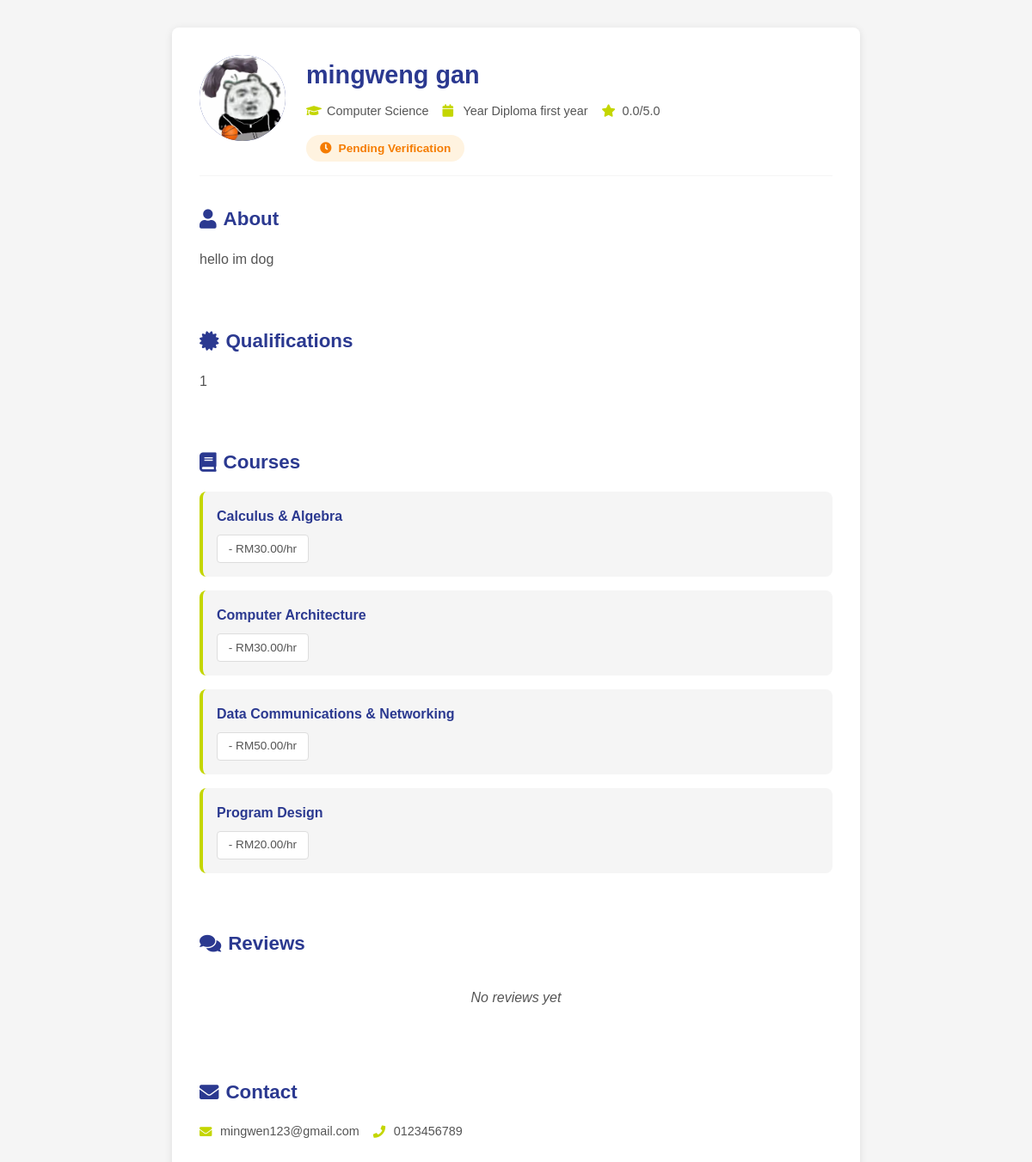
The page /get_tutor_details.php?id=16 (signed in) on the database as committed earlier.
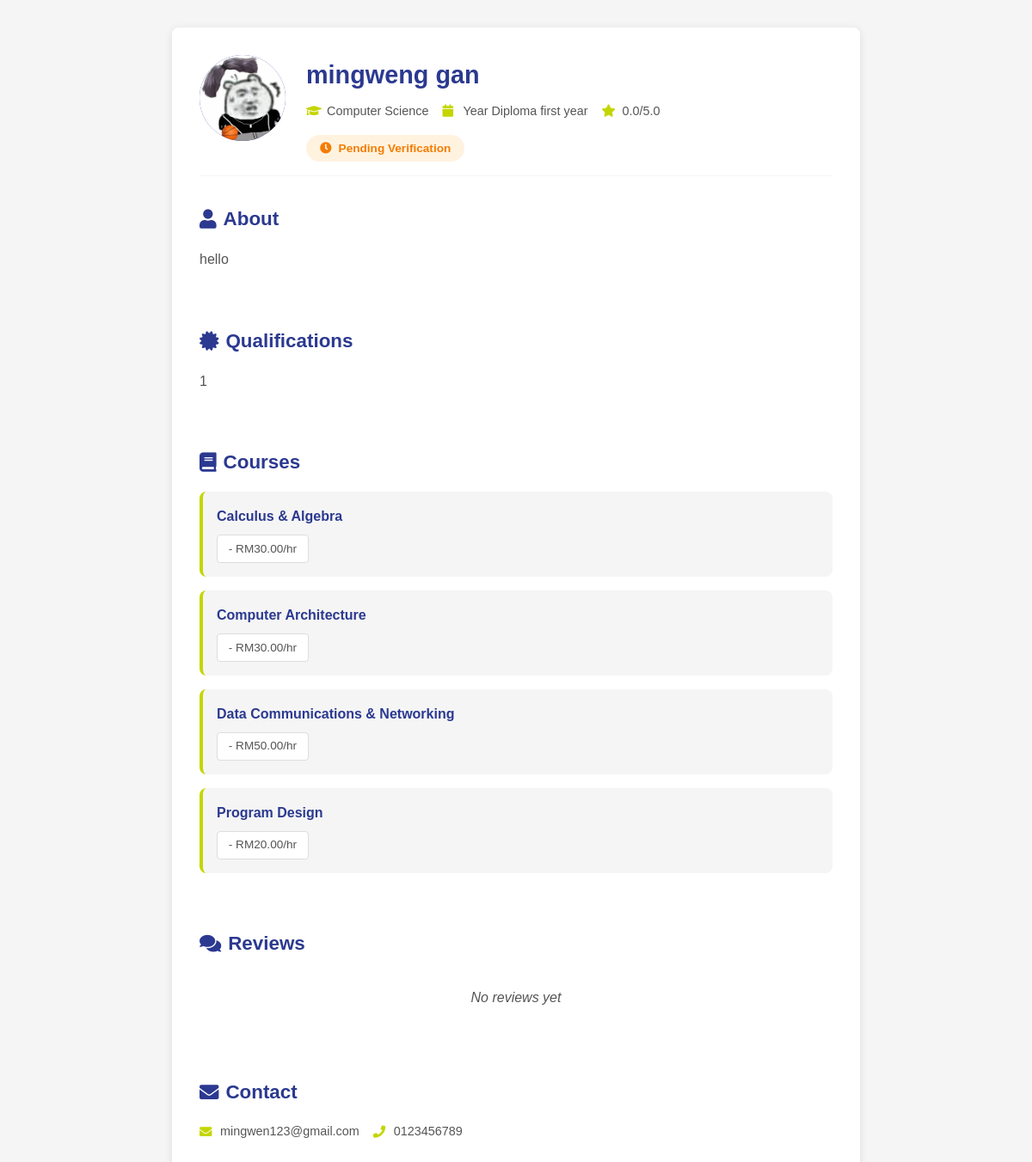
The same page on the database as committed later.
### tables this page shows
CREATE TABLE `tutorprofile` (
  `user_id` int(11) NOT NULL,
  `major` varchar(100) DEFAULT NULL,
  `year` varchar(50) DEFAULT NULL,
  `bio` text DEFAULT NULL,
  `qualifications` text DEFAULT NULL,
  `is_verified` tinyint(1) DEFAULT 0,
  `rating` decimal(3,2) DEFAULT 0.00,
  `total_sessions` int(11) DEFAULT 0
);

CREATE TABLE `user` (
  `user_id` int(11) NOT NULL,
  `username` varchar(50) NOT NULL,
  `password` varchar(255) DEFAULT NULL,
  `email` varchar(100) NOT NULL,
  `role` enum('student','tutor','admin') NOT NULL,
  `first_name` varchar(50) NOT NULL,
  `last_name` varchar(50) NOT NULL,
  `phone` varchar(20) DEFAULT NULL,
  `profile_image` varchar(255) DEFAULT NULL,
  `is_active` tinyint(1) DEFAULT 1,
  `created_at` timestamp NOT NULL DEFAULT current_timestamp(),
  `last_login` datetime DEFAULT NULL
);

### get_tutor_details.php (the view, shortened to what the changed rows need)
<?php
require_once 'db_connection.php';
$tutor_id = isset($_GET['id']) ? (int)$_GET['id'] : 0;
try {
    $stmt = $conn->prepare("
        SELECT u.user_id, u.first_name, u.last_name, u.email, u.phone, u.profile_image,
               tp.major, tp.year, tp.bio, tp.qualifications, tp.is_verified, tp.rating, tp.total_sessions
        FROM user u
        LEFT JOIN tutorprofile tp ON u.user_id = tp.user_id
        WHERE u.user_id = ? AND u.role = 'tutor'
    ");
    $stmt->bind_param("i", $tutor_id);
    $stmt->execute();
    $result = $stmt->get_result();
    $tutor = $result->fetch_assoc();
} catch (Exception $e) {
    error_log("Error in get_tutor_details.php: " . $e->getMessage());
    echo '<!DOCTYPE html><html><body><div class="error-message">Error loading tutor details: ' . htmlspecialchars($e->getMessage()) . '</div></body></html>';
    exit();
}
?>
<!DOCTYPE html>
<html lang="en">
<head>
    <link rel="stylesheet" href="https://cdnjs.cloudflare.com/ajax/libs/font-awesome/5.15.4/css/all.min.css">
</head>
<body>
    <div class="container">
        <div class="tutor-profile">
            <div class="tutor-header">
                <div class="tutor-avatar-large">
                    <?php if ($tutor['profile_image']): ?>
                        <img src="<?php echo htmlspecialchars($tutor['profile_image']); ?>"
                             alt="<?php echo htmlspecialchars($tutor['first_name']); ?>">
                    <?php else: ?>
                        <?php echo strtoupper(substr($tutor['first_name'], 0, 1)); ?>
                    <?php endif; ?>
                </div>
                <div class="tutor-info">
                    <h2><?php echo htmlspecialchars($tutor['first_name'] . ' ' . $tutor['last_name']); ?></h2>
                    <div class="tutor-meta">
                        <?php if ($tutor['major']): ?>
                            <div class="meta-item">
                                <i class="fas fa-graduation-cap"></i>
                                <span><?php echo htmlspecialchars($tutor['major']); ?></span>
                            </div>
                        <?php endif; ?>
                        <?php if ($tutor['year']): ?>
                            <div class="meta-item">
                                <i class="fas fa-calendar"></i>
                                <span>Year <?php echo htmlspecialchars($tutor['year']); ?></span>
                            </div>
                        <?php endif; ?>
                        <?php if ($tutor['rating']): ?>
                            <div class="meta-item">
                                <i class="fas fa-star"></i>
                                <span><?php echo number_format($tutor['rating'], 1); ?>/5.0</span>
                            </div>
                        <?php endif; ?>
                    </div>
                    <div class="verification-badge <?php echo $tutor['is_verified'] ? 'verified' : 'unverified'; ?>">
                        <i class="fas <?php echo $tutor['is_verified'] ? 'fa-check-circle' : 'fa-clock'; ?>"></i>
                        <?php echo $tutor['is_verified'] ? 'Verified Tutor' : 'Pending Verification'; ?>
                    </div>
                </div>
            </div>
            <?php if ($tutor['bio']): ?>
                <div class="section">
                    <h3><i class="fas fa-user"></i> About</h3>
                    <p><?php echo nl2br(htmlspecialchars($tutor['bio'])); ?></p>
                </div>
            <?php endif; ?>
            <?php if ($tutor['qualifications']): ?>
                <div class="section">
                    <h3><i class="fas fa-certificate"></i> Qualifications</h3>
                    <p><?php echo nl2br(htmlspecialchars($tutor['qualifications'])); ?></p>
                </div>
            <?php endif; ?>
            <div class="section">
                <div class="tutor-meta">
                    <div class="meta-item">
                        <i class="fas fa-envelope"></i>
                        <span><?php echo htmlspecialchars($tutor['email']); ?></span>
                    </div>
                    <?php if ($tutor['phone']): ?>
                        <div class="meta-item">
                            <i class="fas fa-phone"></i>
                            <span><?php echo htmlspecialchars($tutor['phone']); ?></span>
                        </div>
                    <?php endif; ?>
                </div>
            </div>
        </div>
    </div>
</body>
</html>

Rows that differ between the two databases and show on the page:
changed tutorprofile "Computer Science": bio "hello im dog" → "hello"
